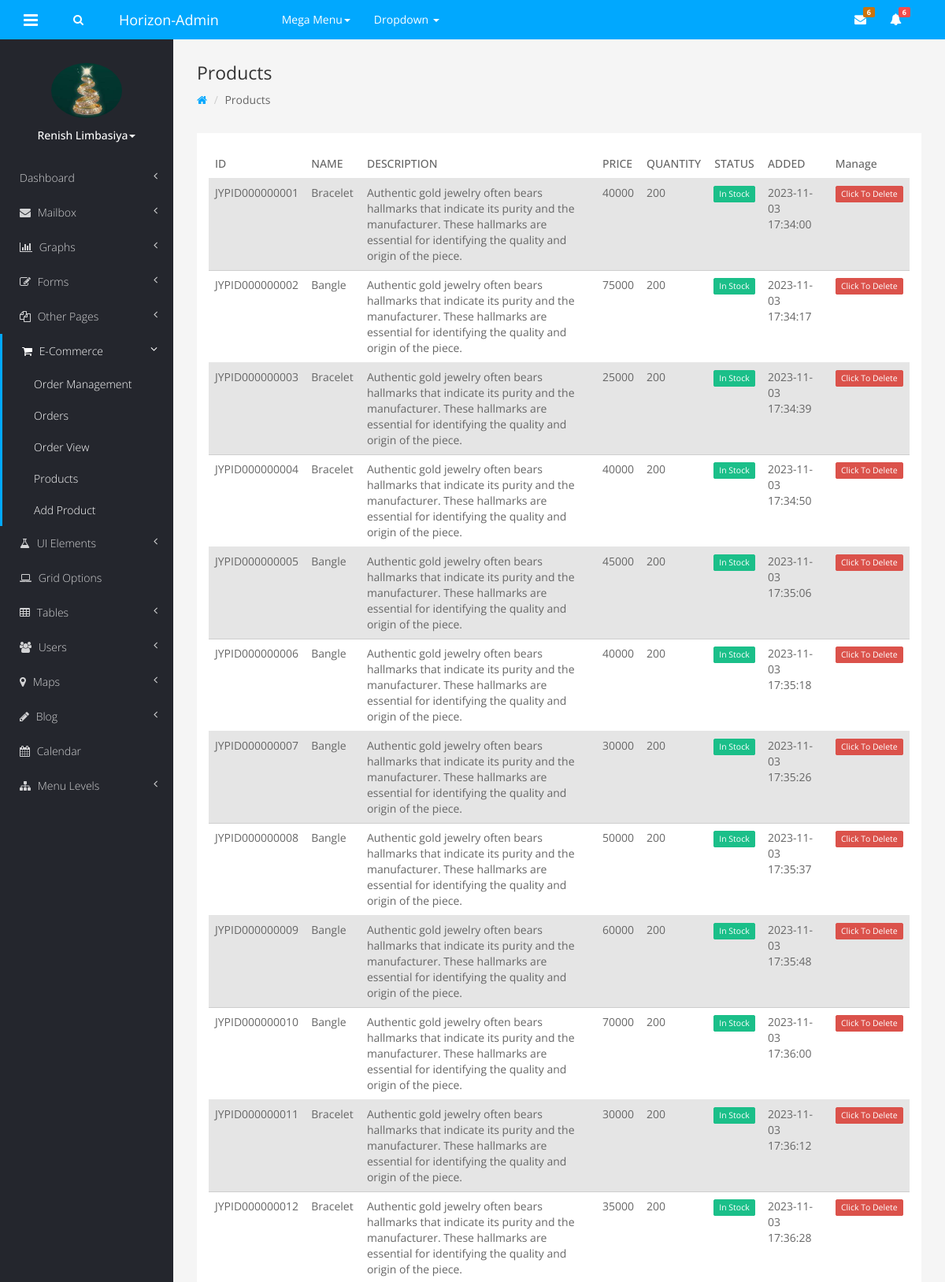
/Admin/allproducts.php (signed in, upper part), run on the app's committed database.
### tables this page shows
CREATE TABLE `user_master` (
  `unique_user_id` varchar(20) NOT NULL,
  `user_name` text DEFAULT NULL,
  `user_img` varchar(50) DEFAULT NULL,
  `user_contact` varchar(14) NOT NULL,
  `user_email` varchar(100) NOT NULL,
  `user_password` varchar(100) NOT NULL,
  `user_roll` text NOT NULL DEFAULT 'User',
  `user_status` tinyint(1) NOT NULL DEFAULT 1,
  `user_signup_time` timestamp NOT NULL DEFAULT current_timestamp() ON UPDATE current_timestamp()
);

CREATE TABLE `product_master` (
  `product_id` varchar(20) NOT NULL,
  `product_img` varchar(50) NOT NULL,
  `product_name` varchar(50) NOT NULL,
  `product_type` varchar(50) NOT NULL,
  `product_category` varchar(50) NOT NULL,
  `product_price` int(10) NOT NULL,
  `product_detail` varchar(500) DEFAULT NULL,
  `product_additional_detail` varchar(300) DEFAULT NULL,
  `product_description` varchar(500) DEFAULT NULL,
  `product_color` varchar(50) DEFAULT NULL,
  `product_size` varchar(50) DEFAULT NULL,
  `product_weight` varchar(20) NOT NULL,
  `product_stock` int(10) NOT NULL DEFAULT 0,
  `product_time` timestamp NOT NULL DEFAULT current_timestamp() ON UPDATE current_timestamp()
);

### Admin/include/function.php (the view, shortened to what this page needs)
<?php
function user()
{
    if ($_SESSION['AdminId'] != "") {
        include "config.php";
        $id = $_SESSION['AdminId'];
        $fetchuser = "select * from user_master where user_email ='$id' and user_roll='Admin'";
        $executeuser = mysqli_execute_query($conn, $fetchuser);
        $u_array = mysqli_fetch_array($executeuser);
        echo '
                                <span style="display: block;">
                                    <img alt="image" class="img-circle" src="images/' . $u_array['user_img'] . '" width="40">
                                </span>
                                <a data-toggle="dropdown" class="dropdown-toggle" href="#">
                                    <span class="clear" style="display: block;"> <span class="block m-t-xs"> <strong
                                                class="font-bold">' . $u_array['user_name'] . '<b class="caret"></b></strong>
                                        </span></span> </a>
                                <ul class="dropdown-menu animated fadeInRight m-t-xs">
                                    <li><a href="user_profile.php"><i class="fa fa-user"></i>My Profile</a></li>
                                    <li><a href="#"><i class="fa fa-calendar"></i>My Calendar</a></li>
                                    <li><a href="#"><i class="fa fa-envelope"></i>My Inbox</a></li>
                                    <li><a href="#"><i class="fa fa-barcode"></i>My Task</a></li>
                                    <li class="divider"></li>
                                    <li><a href="#"><i class="fa fa-lock"></i>Screen lock</a></li>
                                    <li><a href="../logout.php"><i class="fa fa-key"></i>Logout</a></li>
                                </ul>';
    }
}
                ?>
                <?php
function allproducts($conn)
{
    $allsql = "select * from product_master";
    $alldone = mysqli_execute_query($conn, $allsql);
    while ($result = mysqli_fetch_array($alldone)) {
        echo '
  <tr>
  <td>' . $result['product_id'] . '</td>
  <td>' . $result['product_name'] . '</td>
  <td>' . $result['product_description'] . '</td>
  <td>' . $result['product_price'] . '</td>
  <td>' . $result['product_stock'] . '</td>
  <td class="text-center">
    ';
        if ($result['product_stock'] >= "1") {
            echo '
            <a href="stockmanagement.php?pid='.$result['product_id'].'&in">  <span class="label label-success">In Stock</span></a>';
        } else {
            echo '
            <a href="stockmanagement.php?pid='.$result['product_id'].'"> <span class="label label-warning">Out of Stock</span></a>';
        }
        echo '
  </td>
  <td>' . $result['product_time'] . '</td>
  <td><a href="deleteproducts.php?pid='.$result['product_id'].'"> <div class="label label-danger">Click To Delete</div></a></td>
  </tr>
';
    }
}
?>

### Admin/css/menu-light.css (style rules this page uses)
.nav-header img { width: 90px; margin-bottom: 10px; }
.nav-header span { color: #fff; text-align: center; font-family: 'Open Sans', sans-serif!important; }

### Admin/css/style.css (style rules this page uses)
body { font-family: 'Open Sans', sans-serif; font-size: 14px; line-height: 1.42857143; color:#666; background-color: #f5f5f5; min-height: 100%; margin: 0px; padding: 0px; line-height: 24px; overflow-x: hidden; font-weight: 400; }
a { transition: all 0.3s ease-in-out; text-decoration: none; color:#01a8fe; }
.label { font-weight: 400; }
.btn-success,.label-success { background-color: #1bbf89 !important; border: 1px solid #1bbf89 !important; }
.btn-danger,.label-danger { background-color: #DB524B !important; border: 1px solid #DB524B !important; }
strong,b,label { font-weight: 500; }
.table-striped>tbody>tr:nth-of-type(odd) { background-color: rgba(0, 0, 0, 0.1); }
.table>tbody>tr>td, .table>tbody>tr>th, .table>tfoot>tr>td, .table>tfoot>tr>th, .table>thead>tr>td, .table>thead>tr>th { border-color: rgba(0,0,0,0.1); font-weight: 400; }

### data on the page
user_master: user_img (placeholder picture), user_name "Renish Limbasiya"
product_master: product_id "JYPID000000001", product_name "Bracelet", product_description "Authentic gold jewelry often bears hallmarks that indicate its purity and the manufacturer. These hallmarks are essential for identifying the quality and origin of the piece.", product_price "40000", product_stock "200", product_time "2023-11-03 17:34:00"
product_master: product_id "JYPID000000002", product_name "Bangle", product_description "Authentic gold jewelry often bears hallmarks that indicate its purity and the manufacturer. These hallmarks are essential for identifying the quality and origin of the piece.", product_price "75000", product_stock "200", product_time "2023-11-03 17:34:17"
product_master: product_id "JYPID000000003", product_name "Bracelet", product_description "Authentic gold jewelry often bears hallmarks that indicate its purity and the manufacturer. These hallmarks are essential for identifying the quality and origin of the piece.", product_price "25000", product_stock "200", product_time "2023-11-03 17:34:39"
product_master: product_id "JYPID000000004", product_name "Bracelet", product_description "Authentic gold jewelry often bears hallmarks that indicate its purity and the manufacturer. These hallmarks are essential for identifying the quality and origin of the piece.", product_price "40000", product_stock "200", product_time "2023-11-03 17:34:50"
product_master: product_id "JYPID000000005", product_name "Bangle", product_description "Authentic gold jewelry often bears hallmarks that indicate its purity and the manufacturer. These hallmarks are essential for identifying the quality and origin of the piece.", product_price "45000", product_stock "200", product_time "2023-11-03 17:35:06"
product_master: product_id "JYPID000000006", product_name "Bangle", product_description "Authentic gold jewelry often bears hallmarks that indicate its purity and the manufacturer. These hallmarks are essential for identifying the quality and origin of the piece.", product_price "40000", product_stock "200", product_time "2023-11-03 17:35:18"
product_master: product_id "JYPID000000007", product_name "Bangle", product_description "Authentic gold jewelry often bears hallmarks that indicate its purity and the manufacturer. These hallmarks are essential for identifying the quality and origin of the piece.", product_price "30000", product_stock "200", product_time "2023-11-03 17:35:26"
product_master: product_id "JYPID000000008", product_name "Bangle", product_description "Authentic gold jewelry often bears hallmarks that indicate its purity and the manufacturer. These hallmarks are essential for identifying the quality and origin of the piece.", product_price "50000", product_stock "200", product_time "2023-11-03 17:35:37"
product_master: product_id "JYPID000000009", product_name "Bangle", product_description "Authentic gold jewelry often bears hallmarks that indicate its purity and the manufacturer. These hallmarks are essential for identifying the quality and origin of the piece.", product_price "60000", product_stock "200", product_time "2023-11-03 17:35:48"
product_master: product_id "JYPID000000010", product_name "Bangle", product_description "Authentic gold jewelry often bears hallmarks that indicate its purity and the manufacturer. These hallmarks are essential for identifying the quality and origin of the piece.", product_price "70000", product_stock "200", product_time "2023-11-03 17:36:00"
product_master: product_id "JYPID000000011", product_name "Bracelet", product_description "Authentic gold jewelry often bears hallmarks that indicate its purity and the manufacturer. These hallmarks are essential for identifying the quality and origin of the piece.", product_price "30000", product_stock "200", product_time "2023-11-03 17:36:12"
product_master: product_id "JYPID000000012", product_name "Bracelet", product_description "Authentic gold jewelry often bears hallmarks that indicate its purity and the manufacturer. These hallmarks are essential for identifying the quality and origin of the piece.", product_price "35000", product_stock "200", product_time "2023-11-03 17:36:28"
